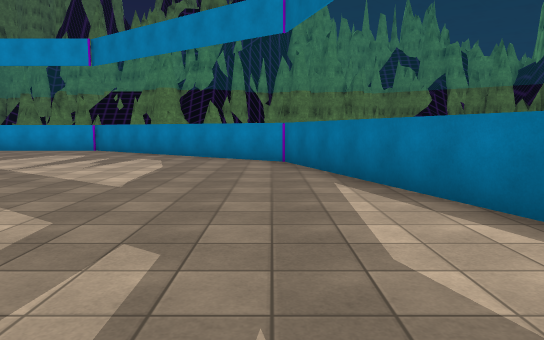
view 1 (above)

16 first-person views from a walk through a 3-D level made in the Unity game engine. The camera is 1.5 m above the floor, tilts 6° down and sees 70° across. The floor is counted in squares, 2 m on a side. Each view is taken from the middle of a square. On the plan, view 1 faces up. The plan holds only what a view shows up to about 12 squares ahead; the rest is blank. The place goes on beyond the plan. The player is left out. Some surface patterns are stand-ins.

view 2
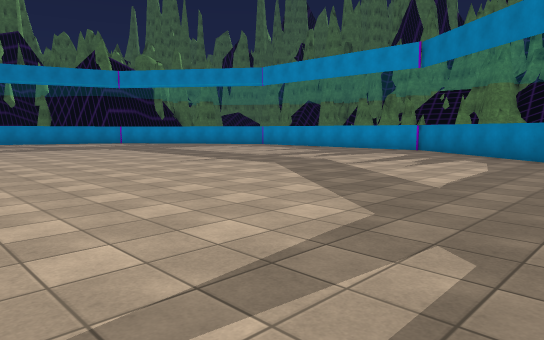

view 3
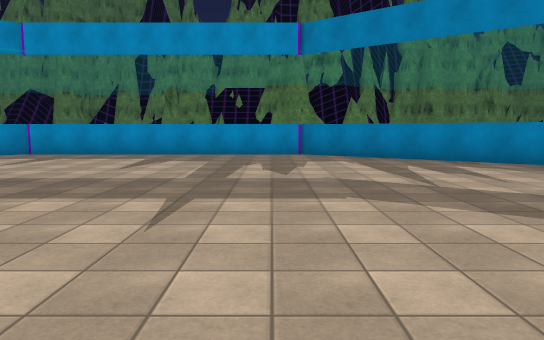

view 4
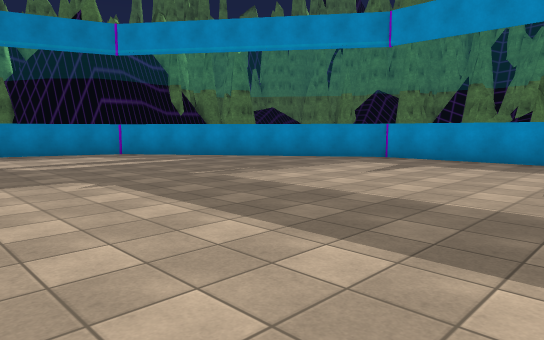

view 5
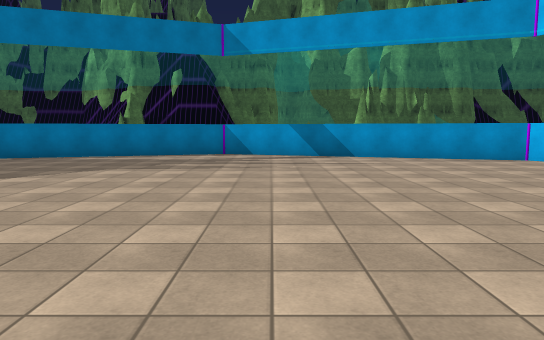

view 6
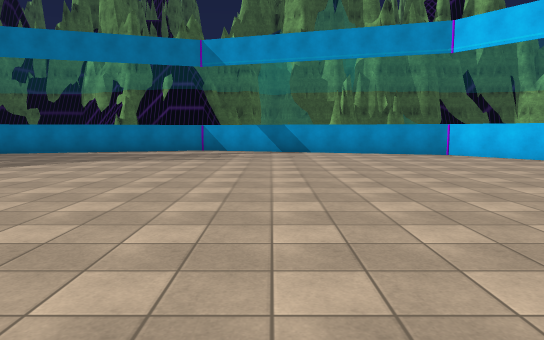

view 7
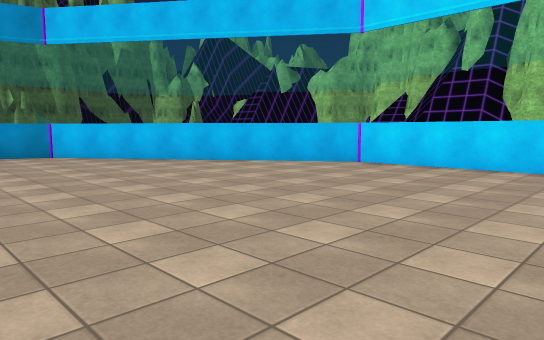

view 8
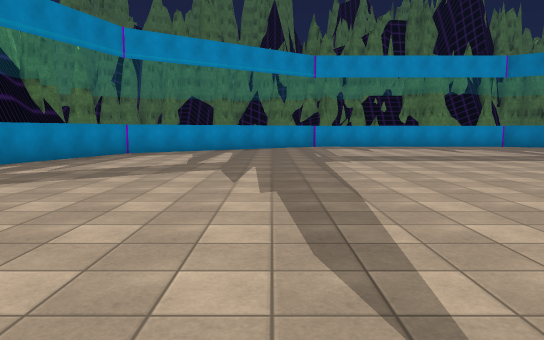

view 9
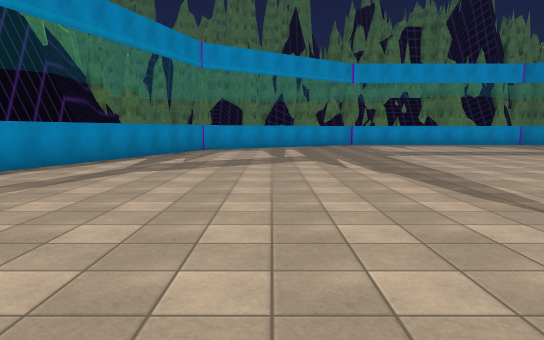

view 10
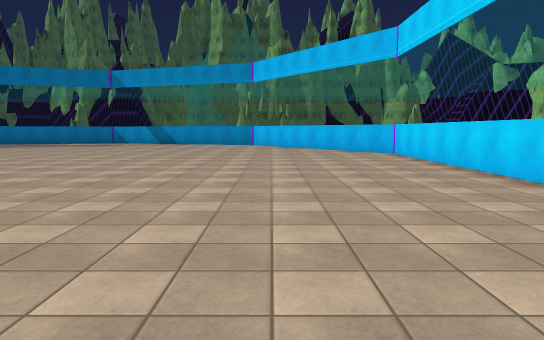

view 11
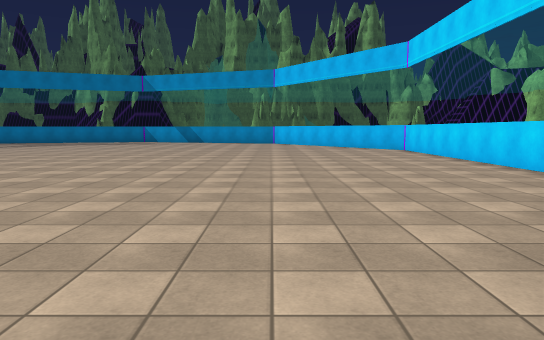

view 12
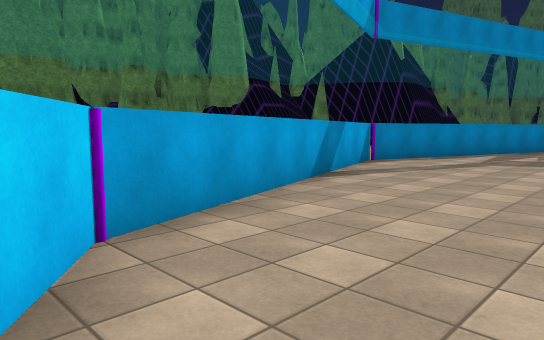

view 13
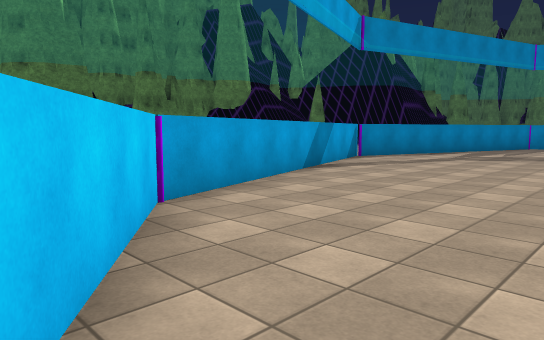

view 14
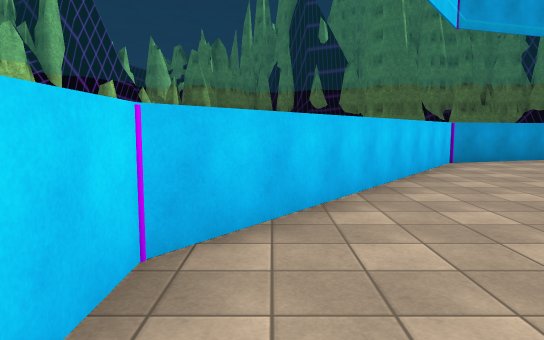

view 15
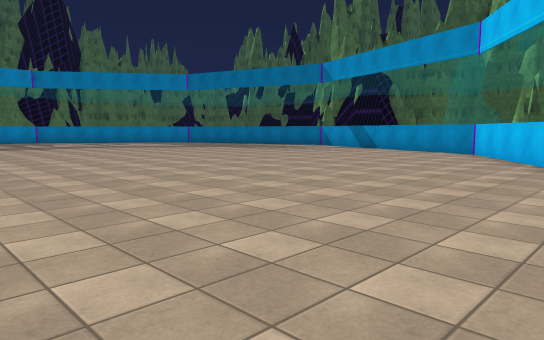

view 16
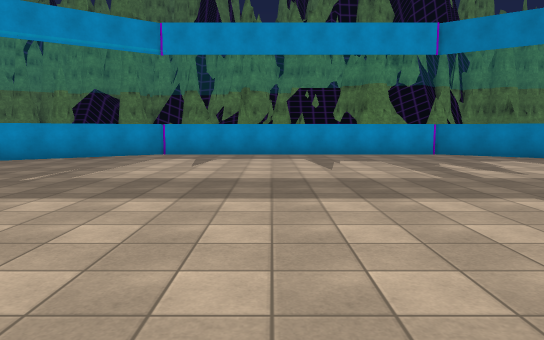

### Floor plan
Points are (right, up) in squares from view 1. A wall is a line through its corners. A room is listed if a view was taken in it or the views show most of it. See-through windows are left out.
Room 1 (views 1, 2, 3, 4, 5, 6, 7, 8, 9, 10, 11, 12, 13, 14, 15, 16)
walls: (-13.5, -10.7) (-6.5, -10.7); (-5.7, -10.5) (0.3, -6.1) (2.5, 0.5); (-20.2, -6.3) (-14.5, -10.5); (2.7, 1.5) (0.5, 8.4); (-0.2, 9.3) (-5.9, 13.4); (-6.5, 13.5) (-13.5, 13.5); (-14.4, 13.5) (-20.5, 9.1) (-23, 1.3) (-20.7, -5.6)
ways out: opening at (-20, -6)
objects: other object (-23, 1); other object (-20, 9); other object (-14, -11); other object (-14, 14); other object (-6, -11); other object (0, -6); other object (3, 1)

Where each view was taken, in squares from view 1:
view 1: 0 up, 0 right, facing up
view 2: 0 up, 0 right, facing up-left
view 3: 2 up, 7 left, facing up
view 4: 4 up, 9 left, facing up-left
view 5: 0 up, 9 left, facing right
view 6: 1 down, 11 left, facing right
view 7: 3 down, 11 left, facing down-right
view 8: 3 down, 16 left, facing up
view 9: 5 down, 18 left, facing up
view 10: 7 down, 18 left, facing right
view 11: 6 down, 20 left, facing right
view 12: 7 down, 18 left, facing up-left
view 13: 8 down, 17 left, facing up-left
view 14: 10 down, 12 left, facing left
view 15: 10 down, 12 left, facing up-right
view 16: 2 up, 11 left, facing up
